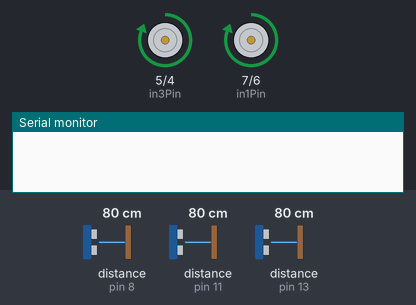
A program run on a simulated Arduino Mega 2560, built with avr-gcc and run on an emulated ATmega2560. Shown: motor-driver pin pairs drawn as motors (green arrow = first pin HIGH = forward, orange = second pin HIGH = backward, longer = more drive), the last lines printed to the serial monitor. Wiring (inferred from the names in the program): 3 × ultrasonic range finder: trigger pin 9, echo pin 8 / trigger pin 10, echo pin 11 / trigger pin 12, echo pin 13. The inputs (shaded band) are chosen by the test bench; at power-on: distance to the obstacle (sensors on pin 13, pin 8, pin 11) 80 cm. The echo pulse lasts 58.3 µs per cm.

Above: at 1.2 s.
1.3 s: distance to the obstacle (sensor on pin 13) set to 2 cm
At 2.0 s:
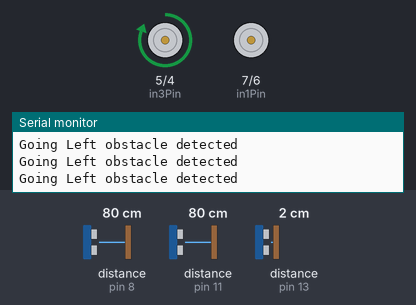
2.8 s: distance to the obstacle (sensor on pin 8) set to 84 cm
At 3.3 s:
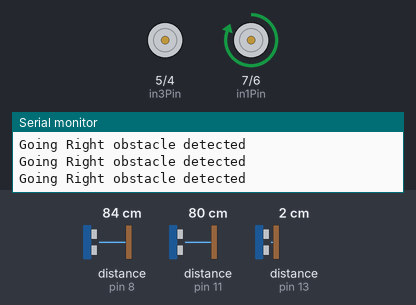
4.3 s: distance to the obstacle (sensor on pin 11) set to 89 cm
At 5.5 s:
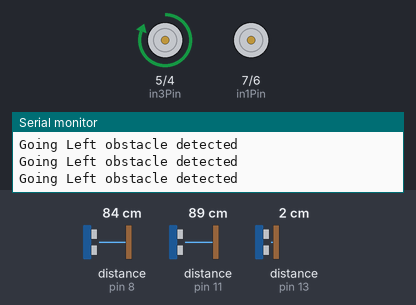
7.3 s: distance to the obstacle (sensor on pin 11) set to 2 cm
At 7.7 s:
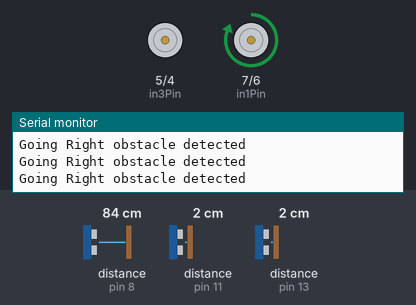
8.8 s: distance to the obstacle (sensor on pin 8) set to 4 cm
10.3 s: distance to the obstacle (sensor on pin 8) set to 2 cm
At 11.0 s:
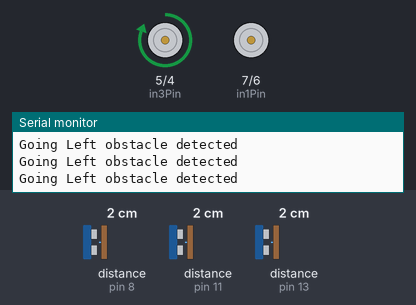
Timing chart, 0 to 13.3 s (numbered marks = the images above; inputs shaded):
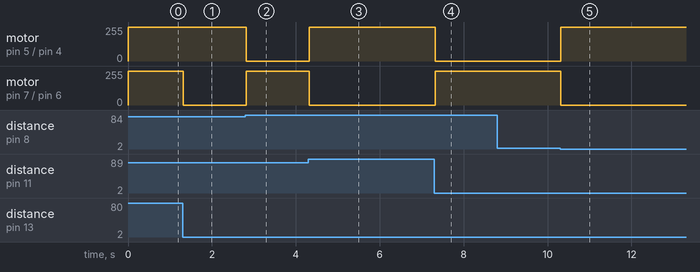

Measured:
- the behaviour switches between 80 and 81 cm on distance to the obstacle (sensor on pin 8) (found by bisection; images 1 and 2)
- the behaviour switches between 83 and 84 cm on distance to the obstacle (sensor on pin 11) (found by bisection; images 2 and 3)
- the behaviour switches between 3 and 2 cm on distance to the obstacle (sensor on pin 8) (found by bisection; images 4 and 5)
- after the input at 1.3 s, motor on pin 7 (in1Pin) / pin 6 (in2Pin): forward 255/255 → stopped at once
- after the input at 2.8 s, motor on pin 5 (in3Pin) / pin 4 (in4Pin): forward 255/255 → stopped at once; motor on pin 7 (in1Pin) / pin 6 (in2Pin): stopped → forward 255/255 at once
- after the input at 4.3 s, motor on pin 5 (in3Pin) / pin 4 (in4Pin): stopped → forward 255/255 at once; motor on pin 7 (in1Pin) / pin 6 (in2Pin): forward 255/255 → stopped at once
- after the input at 7.3 s, motor on pin 5 (in3Pin) / pin 4 (in4Pin): forward 255/255 → stopped at once; motor on pin 7 (in1Pin) / pin 6 (in2Pin): stopped → forward 255/255 at once
- after the input at 10.3 s, motor on pin 5 (in3Pin) / pin 4 (in4Pin): stopped → forward 255/255 at once; motor on pin 7 (in1Pin) / pin 6 (in2Pin): forward 255/255 → stopped at once

The program:

main.cpp
```cpp
#include <Arduino.h>
#define in1Pin 7
#define in2Pin 6
#define in3Pin 5
#define in4Pin 4

// Proxy sensor front left
#define FL_Sensortrig 10
#define FL_SensorEcho 11
//Proxy sensor front
#define F_Sensortrig 12
#define F_SensorEcho 13
// Proxy sensor front right
#define FR_Sensortrig 9
#define FR_SensorEcho 8

int distanceFL;
int distanceF;
int distanceFR;
bool obstacle;


void proxy() {
  //ProxyFront
  // Start a new measurement:
  digitalWrite(F_Sensortrig, HIGH);
  delayMicroseconds(10);
  digitalWrite(F_Sensortrig, LOW);
  // Read the result:
 distanceF = pulseIn(F_SensorEcho, HIGH) / 58;
  delayMicroseconds(10);
  if(distanceF < 30) {
    Serial.println(" obstacle detected ");
      delay(1);
      obstacle=true;
  } else {
    obstacle = false;
     digitalWrite(in1Pin, HIGH);
    digitalWrite(in3Pin, HIGH);
  }


  // Start a new measurement:
  digitalWrite(FL_Sensortrig, HIGH);
  delayMicroseconds(10);
  digitalWrite(FL_Sensortrig, LOW);
  // Read the result:
 distanceFL = pulseIn(FL_SensorEcho, HIGH) / 58;
  delayMicroseconds(10);

  // Start a new measurement:
  digitalWrite(FR_Sensortrig, HIGH);
  delayMicroseconds(10);
  digitalWrite(FR_Sensortrig, LOW);
  // Read the result:
 distanceFR = pulseIn(FR_SensorEcho, HIGH) / 58;
  delayMicroseconds(10);
}

void autodrive() {
  //AutoDrive
    // TO DO
  if(obstacle == true){
    if(distanceFL<distanceFR){
      Serial.print("Going Right");
      digitalWrite(in1Pin, HIGH);
      digitalWrite(in3Pin, LOW);
  delayMicroseconds(10);
    } else{
      Serial.print("Going Left");
      digitalWrite(in1Pin, LOW);
      digitalWrite(in3Pin, HIGH);
  delayMicroseconds(10);
    }
  }
}

void setup() {
  Serial.begin(9600);
  // Motor 1
  pinMode(in1Pin, OUTPUT);
  pinMode(in2Pin, OUTPUT);
  // Motor 2
  pinMode(in3Pin, OUTPUT);
  pinMode(in4Pin, OUTPUT);

  // Proxy sensor front
  pinMode(F_Sensortrig, OUTPUT);
  pinMode(F_SensorEcho, INPUT);
   // Proxy sensor front
  pinMode(FL_Sensortrig, OUTPUT);
  pinMode(FL_SensorEcho, INPUT);
   // Proxy sensor front
  pinMode(FR_Sensortrig, OUTPUT);
  pinMode(FR_SensorEcho, INPUT);

}

void loop() {
proxy();
autodrive();
}
```
